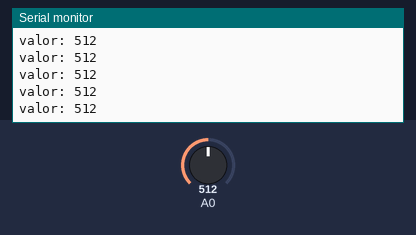
A sketch run on a simulated Arduino Uno, built with avr-gcc and run on an emulated ATmega328P. On the bench: the last lines printed to the serial monitor. The test bench sets the inputs (shaded band); at power-on: A0 = 512.

Above: at 1.2 s.
1.3 s: A0 set to 716
At 1.56 s:
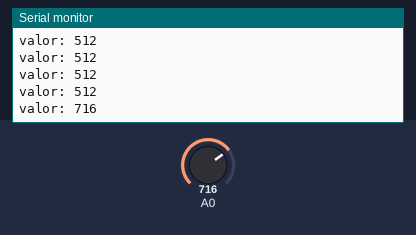
2.8 s: A0 set to 900
At 2.96 s:
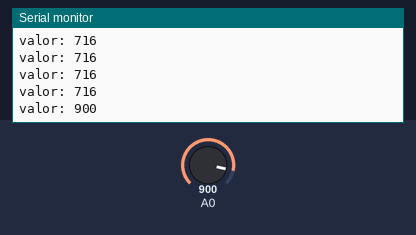
Timing chart, 0 to 5.8 s (numbered marks = the images above; inputs shaded):
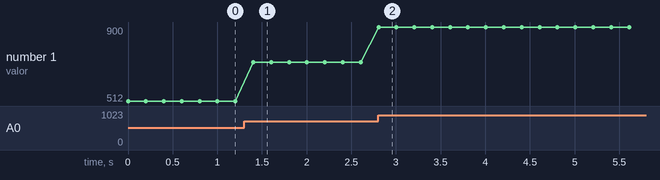

Measured:
- after the input at 1.3 s, the serial monitor: prints a new line after 0.10 s (image 1)
- after the input at 2.8 s, the serial monitor: prints a new line at once (image 2)
- plotted number 1: 512 → 716 after the input at 1.3 s, 716 → 900 after the input at 2.8 s

The sketch:

v.1.ino
```cpp
//Programa que demuestra el funcionamiento del sensor de linea imprimiendo
//en monitor serial si se encuentra sobre una linea de color negro o fuera de la misma.

int sensor=2;// salida de sensor a pin digital 2
int valor;// almacena valor leido del sensor
int anterior=1;// almacena ultimo valor leido del sensor


void setup()
{
  Serial.begin(9600);
  pinMode(sensor,INPUT);// pin 2 como entrada
}

void loop()
{
  /*
  valor=digitalRead(sensor);// lee valor de sensor y asigna a variable VALOR
    if(valor!=anterior)// si el valor es distinto del ultimo
      {
        if(valor==HIGH)// si VALOR tiene un nivel alto es linea negra
        Serial.println("linea");// imprime en monitor serial la palabra Linea
        else// si VALOR tiene un nivel bajo es fuera de linea
        Serial.println("fuera");// imprime en monitor serial la palabra Fuera
        anterior=valor; // actualiza variable ANTERIOR con el actual de VALOR
      }
   delay(500);// breve demora de medio segundo
   */

int valorAnalogico=analogRead(0);
Serial.print("valor: ");
Serial.println(valorAnalogico);
delay(200);

}
```
